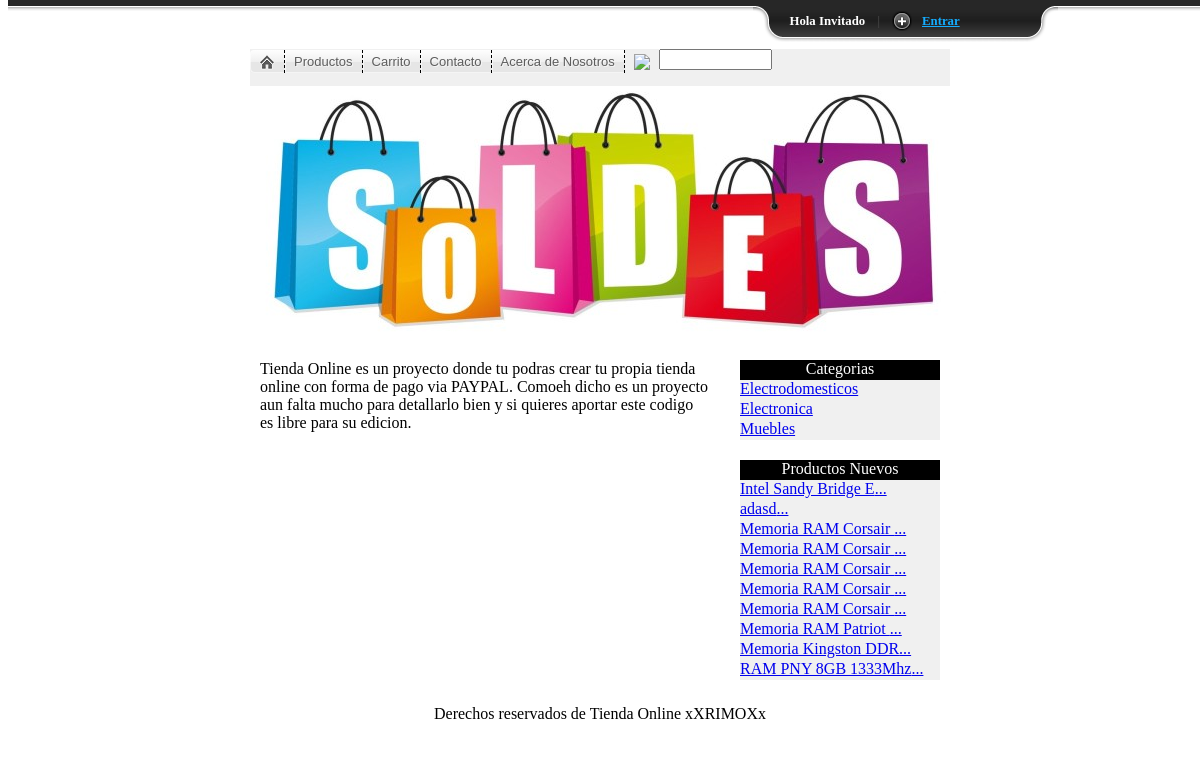
The page / on the database its author committed.
### tables this page shows
CREATE TABLE IF NOT EXISTS `categorias` (
  `id_cat` int(6) NOT NULL AUTO_INCREMENT,
  `nombre` varchar(40) NOT NULL,
  `contiene` int(6) NOT NULL,
  PRIMARY KEY (`id_cat`)
);

CREATE TABLE IF NOT EXISTS `productos` (
  `id_producto` int(6) NOT NULL AUTO_INCREMENT,
  `id_cat` int(6) NOT NULL,
  `nombre` varchar(40) NOT NULL,
  `fabricante` varchar(32) NOT NULL,
  `precio` decimal(5,2) NOT NULL,
  `imagen` varchar(30) NOT NULL,
  `descripcion` text NOT NULL,
  PRIMARY KEY (`id_producto`),
  KEY `categoria` (`id_cat`)
);

### class/class.php (called while the page is built, shortened)
<?php
class Conectar
{
	public static function con()
	{
		$conexion=mysql_connect("localhost","root","");
		return $conexion;
	}
	public static function corta_palabra($palabra,$num)
	{
		$cadena=substr($palabra,0,$num);
		return $cadena;
	}
}
class Trabajo
{
	private $cat;
	private $ultimos;
		public function __construct()
	{
		$this->cat=array();
		$this->ultimos=array();
	}
	public function get_categorias()
	{
		$sql="select * from categorias order by nombre asc";
		$res=mysql_query($sql,Conectar::con());
		while ($reg=mysql_fetch_assoc($res))
		{
			$this->cat[]=$reg;
		}
			return $this->cat;
	}
public function get_ultimos_10_productos()
{
$sql="select * from productos order by id_producto desc limit 10";
$res=mysql_query($sql,Conectar::con());
while($reg=mysql_fetch_assoc($res))
{
	$this->ultimos[]=$reg;
}
	return $this->ultimos;
}
}
?>

### slider.php (the view, shortened to what this page needs)
<div id="header">
<div id="slider">
		<ul>
		<li><img src="img/<?php echo $img['img2'] ?>.jpg"/></a></li>
		</ul>
		</div>
</div>

### sidebar.php
<div class="box">
	<div id="widget">
		<div id="titulo_widget">Categorias</div>
		<?php
$categoria=$tro->get_categorias();
for ($i=0;$i<sizeof($categoria);$i++)
{
?>
		<div id="contenido_widget"><a href="?cat=<?php echo $categoria[$i]["id_cat"];?>" title="<?php echo $categoria[$i]["nombre"];?>"><?php echo $categoria[$i]["nombre"];?></a>
</div>
<?php
}
?>
	</div>
<div id="separador_widget"></div>
<div id="widget">
		<div id="titulo_widget">Productos Nuevos</div>
		<?php
		$pro=$tro->get_ultimos_10_productos();
for ($i=0;$i<sizeof($pro);$i++)
{
	$texto=str_replace(" ","-",$pro[$i]["nombre"]);
?>
		<div id="contenido_widget"><a href="<?php echo $texto. "p".$pro[$i]["id_producto"].".html"?>" title="<?php echo $pro[$i]["nombre"];?>"><?php echo Conectar::corta_palabra($pro[$i]["nombre"],20);?>...</a></div>
<?php
}
?>		</div>
</div>

### css/estilo.css (style rules this page uses)
.box { height: 150px; }
#header { clear: both; background-color: #FFF; }
#widget { width: 200px; float: left; }
#separador_widget { width: 200px; height: 20px; float: left; }
#titulo_widget { width: 200px; height: 20px; float: left; text-align: center; background-color: #000; color: #FFF; }
#contenido_widget { width: 200px; height: 20px; float: left; text-align: left; background-color: #F0F0F0; }
#slider ul, #slider li, #slider2 ul, #slider2 li { margin:0; padding:0; list-style:none; }
#slider li, #slider2 li { width:700px; height:241px; overflow:hidden; }

### rows shown on the page
categorias: nombre "Electrodomesticos"
categorias: nombre "Electronica"
categorias: nombre "Muebles"
productos: nombre "Intel Sandy Bridge E"
productos: nombre "adasd"
productos: nombre "Memoria RAM Corsair"
productos: nombre "Memoria RAM Corsair"
productos: nombre "Memoria RAM Corsair"
productos: nombre "Memoria RAM Corsair"
productos: nombre "Memoria RAM Corsair"
productos: nombre "Memoria RAM Patriot"
productos: nombre "Memoria Kingston DDR"
productos: nombre "RAM PNY 8GB 1333Mhz"
